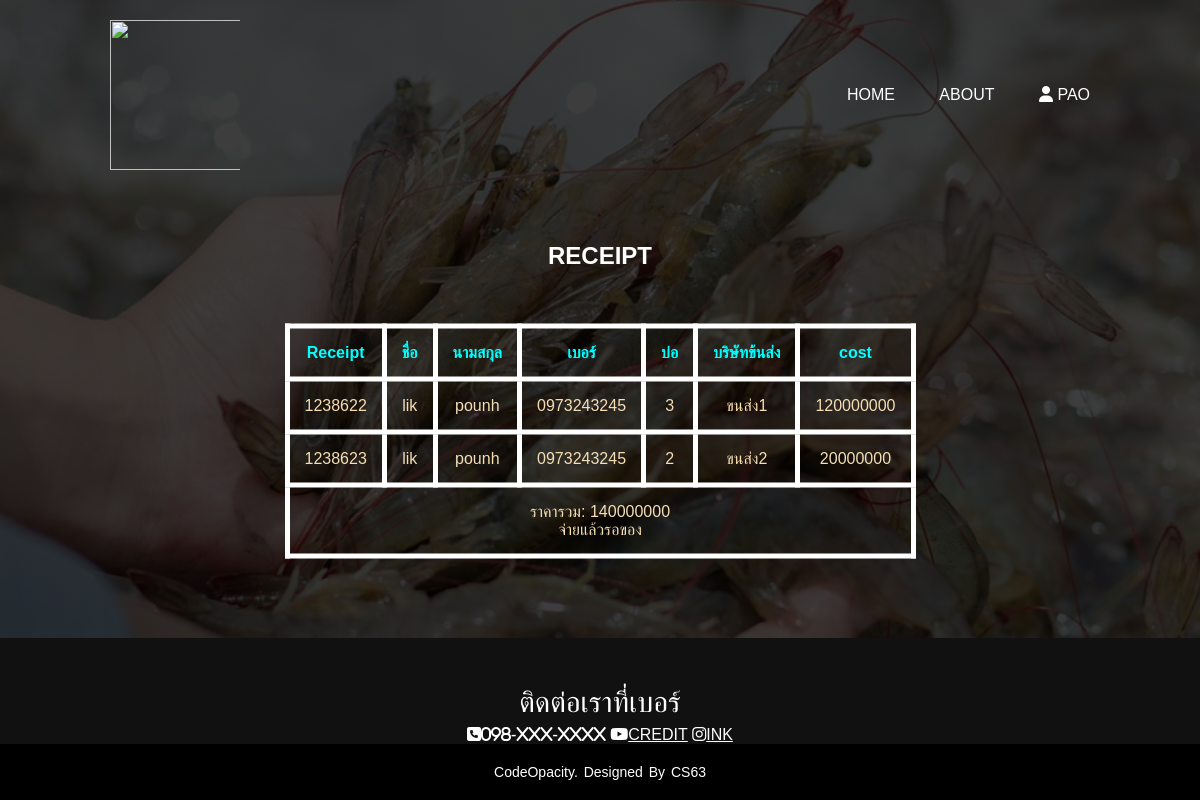
Page /Paging/receipt.php (signed in) on the committed database.
### tables this page shows
CREATE TABLE `receipt` (
  `Num_re` int(11) NOT NULL,
  `Pond` char(2) NOT NULL,
  `Phone_cus` varchar(10) NOT NULL
);

CREATE TABLE `customer` (
  `Phone_cus` varchar(10) NOT NULL,
  `name_cus` varchar(20) NOT NULL,
  `sur_cus` varchar(20) NOT NULL,
  `PAID` tinyint(1) DEFAULT 0,
  `role` varchar(5) NOT NULL,
  `address` text NOT NULL,
  `Username` varchar(20) NOT NULL,
  `Password` varchar(20) NOT NULL,
  `IMG` varchar(100) DEFAULT NULL
);

CREATE TABLE `farm` (
  `Pond` char(2) NOT NULL,
  `Name_Comp` varchar(10) DEFAULT NULL,
  `DATE` date DEFAULT NULL
);

CREATE TABLE `pond` (
  `Pond` char(2) NOT NULL COMMENT 'บ่อ',
  `Pond_size` int(9) DEFAULT NULL,
  `type_shrimp` varchar(20) DEFAULT NULL,
  `day_shrimp` int(3) DEFAULT NULL,
  `num_shrimp` int(8) DEFAULT NULL,
  `Pond_O2 %` int(3) DEFAULT NULL,
  `Pond_Mg %` int(3) DEFAULT NULL,
  `Pond_Ca %` int(3) DEFAULT NULL,
  `Pond_Na %` int(3) DEFAULT NULL,
  `COMPANY` varchar(20) DEFAULT NULL,
  `Phnumber` char(10) DEFAULT NULL,
  `cost` int(20) DEFAULT NULL
);

### www/Paging/receipt.php (the view, shortened to what this page needs)
<html>
<?php
	$Phone=$_SESSION["Phone"];
	include('./Members/ser.php');
?>
    <head>
        <link rel="stylesheet" href="../style.css">
    </head>
    <body>
        <div class="banner">
            <div class="navbar">
                <img src="../logo.jpg" width="150px" height="150px">
                <ul>
				<li><a href="#" id="home" onclick="getPaging(this.id)">Home</a></li>
				<li><a href="#about" id="about" onclick="getPaging(this.id)">About</a></li>
                <li class="dropdown"><a href="profile.php"><i class="fa-solid fa-user"></i>  <?php
				if (!isset($_SESSION['username'])) {
					echo "Profile";
				}else{
					echo $_SESSION["username"];
				}
				?></a>
                    </li>
                </ul>
            </div>
        </div>
		<?php
		$stmt = $pdo->prepare("SELECT * FROM `receipt` as `p1` ,`pond`,`farm`,`customer` WHERE `p1`.`Pond`=`pond`.`Pond` AND `p1`.`Phone_cus`=`customer`.`Phone_cus` AND `pond`.`Pond`=`farm`.`Pond` AND `p1`.`Phone_cus`  LIKE '%$Phone%'
		AND `PAID` LIKE '%1%'");
		$stmt->execute();
		?>
		<div class="content" id="content">
		<center>
			<h2>RECEIPT</h2>
			<br>
			<br>
			<br>
			<table>
			<?php if ($stmt->rowCount() > 0) { ?>
				<th>Receipt</th><th>ชื่อ</th><th>นามสกุล</th><th>เบอร์</th><th>บ่อ</th><th>บริษัทข้นส่ง</th><th>cost</th>
			<?php $sum = 0?>
			<?php while ($row = $stmt->fetch()) :?>
				<tr>
				<td><?=$row["Num_re"]?></td>
				<td><?=$row["name_cus"]?></td>
				<td><?=$row["sur_cus"]?></td>
				<td><?=$row["Phone_cus"]?></td>
				<td><?=$row["Pond"]?></td>
				<td><?=$row["Name_Comp"]?></td>
				<td><?=$row["cost"]?></td>
				<?php
				$sum= $sum + (int)$row["cost"];
				$ji=$row["PAID"];
				?>
				</tr>
				<?php endwhile?>
				<tr><td colspan="8">ราคารวม: <?=$sum?><br>
				<?php
		 if ($ji==1) {
			echo "จ่ายแล้วรอของ";
		 } else {
			echo "รออัปเดตแบป";
		 }
		?></td></tr>
		<?php }else{
			echo "UPDATING.... OR ยังไม่ได้จ่ายตัง";
		} ?>
			</table>
			</center>
        </div>
		<footer>
	<div class="footer-content">
            <h3>ติดต่อเราที่เบอร์</h3>
	<ul class="list-inline">
        <li class="fa-solid fa-square-phone"></i>098-XXX-XXXX</li>
        <li class="fa fa-youtube"><a style="color:#fcfcfc;" href="https://www.youtube.com/@PatiphanPhengpao">CREDIT</a></li>
        <li class="fa fa-instagram"><a style="color:#fcfcfc;" href="https://www.instagram.com/inkwaruntorn/?hl=th">INK</a></li>
			</ul>
	</div>
	<div class="footer-bottom">
	 <p>codeOpacity. designed by CS63</p>
	</div>
	</footer>
</body>
</html>

### www/style.css (style rules this page uses)
* { margin: 0; padding: 0; font-family: sans-serif; }
img { padding-left: 20px; }
.banner { width: 100%; height: 100vh; background-image: linear-gradient(rgba(0,0,0,0.75),rgba(0,0,0,0.75)),url(sh.jpg); background-size: cover; background-position: center; }
.navbar { width: 85%; margin: auto; padding: 20px 0; display: flex; align-items: center; justify-content: space-between; }
.navbar ul li { list-style: none; display: inline-block; margin: 0 20px; position: relative; }
.navbar ul li a { text-decoration: none; color: #fff; text-transform: uppercase; }
.navbar ul li::after { content: ''; height: 3px; width: 0; background: #fff; position: absolute; left: 0; bottom: -10px; transition: 0.5s; }
.content { width: 100%; position: absolute; top:50%; transform: translateY(-50%); text-align: center; color: #fff; }

### www/Paging/receipt.php (style rules this page uses)
* { margin: 0; padding: 0; box-sizing: border-box; }
body { background: #fcfcfc; }
footer { position: absolute; bottom: 0; left: 0; right: 0; background: #111; height: auto; width: 100vw; font-family: "Open Sans"; padding-top: 40px; color: #fff; }
.footer-content { display: flex; align-items: center; justify-content: center; flex-direction: column; text-align: center; }
.footer-content h3 { font-size: 1.8rem; font-weight: 400; text-transform: capitalize; line-height: 3rem; }
.footer-bottom { background: #000; width: 100vw; padding: 20px 0; text-align: center; }
.footer-bottom p { font-size: 14px; word-spacing: 2px; text-transform: capitalize; }
table, th, td { border: 5px solid white; border-radius: 10px; border-collapse: collapse; padding: 15px; text-align: center; color: white; }
th { color: aqua; }
td { color: wheat; }

### rows in the picture
receipt: Num_re "1238622", customer.name_cus "lik", customer.sur_cus "pounh", customer.Phone_cus "0973243245", farm.Pond "3", farm.Name_Comp "ขนส่ง1", pond.cost "120000000"
receipt: Num_re "1238623", customer.name_cus "lik", customer.sur_cus "pounh", customer.Phone_cus "0973243245", farm.Pond "2", farm.Name_Comp "ขนส่ง2", pond.cost "20000000"

### other values in the picture
$_SESSION["username"] "PAO"
$sum "140000000"
